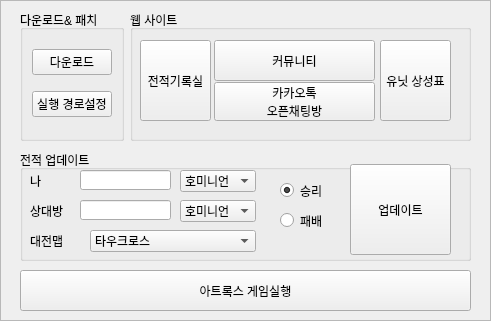
   <widget class="QFrame" name="atrox_frame">
    <property name="enabled">
     <bool>true</bool>
    </property>
    <property name="geometry">
     <rect>
      <x>780</x>
      <y>760</y>
      <width>491</width>
      <height>321</height>
     </rect>
    </property>
    <property name="frameShape">
     <enum>QFrame::StyledPanel</enum>
    </property>
    <property name="frameShadow">
     <enum>QFrame::Raised</enum>
    </property>
    <widget class="QGroupBox" name="groupBox_19">
     <property name="geometry">
      <rect>
       <x>20</x>
       <y>10</y>
       <width>104</width>
       <height>131</height>
      </rect>
     </property>
     <property name="title">
      <string>다운로드&amp;&amp; 패치</string>
     </property>
     <layout class="QVBoxLayout" name="verticalLayout_8">
      <item>
       <widget class="QPushButton" name="atrox_down">
        <property name="text">
         <string>다운로드</string>
        </property>
       </widget>
      </item>
      <item>
       <widget class="QPushButton" name="atrox_path">
        <property name="text">
         <string>실행 경로설정</string>
        </property>
       </widget>
      </item>
     </layout>
    </widget>
    <widget class="QGroupBox" name="groupBox_20">
     <property name="geometry">
      <rect>
       <x>20</x>
       <y>150</y>
       <width>451</width>
       <height>111</height>
      </rect>
     </property>
     <property name="title">
      <string>전적 업데이트</string>
     </property>
     <widget class="QPushButton" name="atrox_update">
      <property name="geometry">
       <rect>
        <x>330</x>
        <y>14</y>
        <width>101</width>
        <height>91</height>
       </rect>
      </property>
      <property name="text">
       <string>업데이트</string>
      </property>
     </widget>
     <widget class="QComboBox" name="atrox_myrace">
      <property name="geometry">
       <rect>
        <x>160</x>
        <y>20</y>
        <width>76</width>
        <height>22</height>
       </rect>
      </property>
      <item>
       <property name="text">
        <string>호미니언</string>
       </property>
      </item>
      <item>
       <property name="text">
        <string>인텔리언</string>
       </property>
      </item>
      <item>
       <property name="text">
        <string>크리티스</string>
       </property>
      </item>
     </widget>
     <widget class="QLineEdit" name="atrox_myname">
      <property name="geometry">
       <rect>
        <x>60</x>
        <y>20</y>
        <width>91</width>
        <height>20</height>
       </rect>
      </property>
     </widget>
     <widget class="QLineEdit" name="atrox_yourname">
      <property name="geometry">
       <rect>
        <x>60</x>
        <y>50</y>
        <width>91</width>
        <height>20</height>
       </rect>
      </property>
     </widget>
     <widget class="QComboBox" name="atrox_yourace">
      <property name="geometry">
       <rect>
        <x>160</x>
        <y>50</y>
        <width>76</width>
        <height>22</height>
       </rect>
      </property>
      <item>
       <property name="text">
        <string>호미니언</string>
       </property>
      </item>
      <item>
       <property name="text">
        <string>인텔리언</string>
       </property>
      </item>
      <item>
       <property name="text">
        <string>크리티스</string>
       </property>
      </item>
     </widget>
     <widget class="QLabel" name="label_26">
      <property name="geometry">
       <rect>
        <x>10</x>
        <y>50</y>
        <width>41</width>
        <height>21</height>
       </rect>
      </property>
      <property name="text">
       <string>상대방</string>
      </property>
     </widget>
     <widget class="QLabel" name="label_27">
      <property name="geometry">
       <rect>
        <x>10</x>
        <y>20</y>
        <width>41</width>
        <height>21</height>
       </rect>
      </property>
      <property name="frameShape">
       <enum>QFrame::NoFrame</enum>
      </property>
      <property name="text">
       <string>나</string>
      </property>
     </widget>
     <widget class="QRadioButton" name="atrox_win">
      <property name="geometry">
       <rect>
        <x>260</x>
        <y>30</y>
        <width>51</width>
        <height>21</height>
       </rect>
      </property>
      <property name="tabletTracking">
       <bool>false</bool>
      </property>
      <property name="text">
       <string>승리</string>
      </property>
      <property name="checked">
       <bool>true</bool>
      </property>
     </widget>
     <widget class="QRadioButton" name="atrox_lose">
      <property name="geometry">
       <rect>
        <x>260</x>
        <y>60</y>
        <width>51</width>
        <height>21</height>
       </rect>
      </property>
      <property name="text">
       <string>패배</string>
      </property>
     </widget>
     <widget class="QLabel" name="label_28">
      <property name="geometry">
       <rect>
        <x>10</x>
        <y>80</y>
        <width>41</width>
        <height>21</height>
       </rect>
      </property>
      <property name="text">
       <string>대전맵</string>
      </property>
     </widget>
     <widget class="QComboBox" name="atrox_map">
      <property name="geometry">
       <rect>
        <x>70</x>
        <y>80</y>
        <width>166</width>
        <height>22</height>
       </rect>
      </property>
      <item>
       <property name="text">
        <string>타우크로스</string>
       </property>
      </item>
      <item>
       <property name="text">
        <string>데스티네이션</string>
       </property>
      </item>
     </widget>
    </widget>
    <widget class="QGroupBox" name="groupBox_21">
     <property name="geometry">
      <rect>
       <x>130</x>
       <y>10</y>
       <width>341</width>
       <height>131</height>
      </rect>
     </property>
     <property name="title">
      <string>웹 사이트</string>
     </property>
     <widget class="QPushButton" name="atrox_rank">
      <property name="geometry">
       <rect>
        <x>10</x>
        <y>30</y>
        <width>71</width>
        <height>81</height>
       </rect>
      </property>
      <property name="text">
       <string>전적기록실</string>
      </property>
     </widget>
     <widget class="QPushButton" name="atrox_cafe">
      <property name="geometry">
       <rect>
        <x>84</x>
        <y>30</y>
        <width>161</width>
        <height>41</height>
       </rect>
      </property>
      <property name="text">
       <string>커뮤니티</string>
      </property>
     </widget>
     <widget class="QPushButton" name="atrox_balance">
      <property name="geometry">
       <rect>
        <x>250</x>
        <y>30</y>
        <width>71</width>
        <height>81</height>
       </rect>
      </property>
      <property name="text">
       <string>유닛 상성표</string>
      </property>
     </widget>
     <widget class="QPushButton" name="atrox_kakao">
      <property name="geometry">
       <rect>
        <x>84</x>
        <y>72</y>
        <width>161</width>
        <height>39</height>
       </rect>
      </property>
      <property name="text">
       <string>카카오톡
오픈채팅방</string>
      </property>
     </widget>
    </widget>
    <widget class="QPushButton" name="atrox_start">
     <property name="geometry">
      <rect>
       <x>20</x>
       <y>270</y>
       <width>451</width>
       <height>41</height>
      </rect>
     </property>
     <property name="text">
      <string>아트록스 게임실행</string>
     </property>
     <property name="icon">
      <iconset>
       <normaloff>Atrox_107.ico</normaloff>Atrox_107.ico</iconset>
     </property>
     <property name="iconSize">
      <size>
       <width>30</width>
       <height>30</height>
      </size>
     </property>
    </widget>
   </widget>
